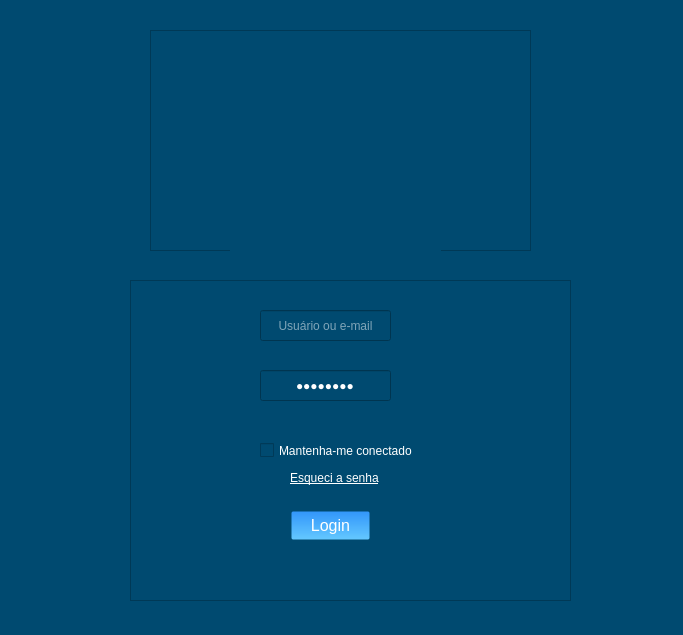
<?xml version="1.0" encoding="UTF-8"?>
<ui version="4.0">
 <class>Login</class>
 <widget class="QWidget" name="Login">
  <property name="geometry">
   <rect>
    <x>0</x>
    <y>0</y>
    <width>683</width>
    <height>635</height>
   </rect>
  </property>
  <property name="cursor">
   <cursorShape>PointingHandCursor</cursorShape>
  </property>
  <property name="windowTitle">
   <string>Form</string>
  </property>
  <property name="styleSheet">
   <string notr="true">background-color: rgb(0,74, 112);</string>
  </property>
  <widget class="QFrame" name="frame">
   <property name="geometry">
    <rect>
     <x>130</x>
     <y>280</y>
     <width>441</width>
     <height>321</height>
    </rect>
   </property>
   <property name="sizePolicy">
    <sizepolicy hsizetype="Expanding" vsizetype="Expanding">
     <horstretch>0</horstretch>
     <verstretch>0</verstretch>
    </sizepolicy>
   </property>
   <property name="frameShape">
    <enum>QFrame::StyledPanel</enum>
   </property>
   <property name="frameShadow">
    <enum>QFrame::Raised</enum>
   </property>
   <widget class="QLineEdit" name="txt_usuario">
    <property name="geometry">
     <rect>
      <x>130</x>
      <y>30</y>
      <width>131</width>
      <height>31</height>
     </rect>
    </property>
    <property name="sizePolicy">
     <sizepolicy hsizetype="Expanding" vsizetype="Expanding">
      <horstretch>0</horstretch>
      <verstretch>0</verstretch>
     </sizepolicy>
    </property>
    <property name="cursor">
     <cursorShape>ArrowCursor</cursorShape>
    </property>
    <property name="styleSheet">
     <string notr="true">color: rgb(255, 255, 255);</string>
    </property>
    <property name="alignment">
     <set>Qt::AlignCenter</set>
    </property>
    <property name="dragEnabled">
     <bool>false</bool>
    </property>
    <property name="readOnly">
     <bool>false</bool>
    </property>
    <property name="placeholderText">
     <string>Usuário ou e-mail</string>
    </property>
    <property name="clearButtonEnabled">
     <bool>false</bool>
    </property>
   </widget>
   <widget class="QLineEdit" name="txt_senha">
    <property name="geometry">
     <rect>
      <x>130</x>
      <y>90</y>
      <width>131</width>
      <height>31</height>
     </rect>
    </property>
    <property name="sizePolicy">
     <sizepolicy hsizetype="Expanding" vsizetype="Expanding">
      <horstretch>0</horstretch>
      <verstretch>0</verstretch>
     </sizepolicy>
    </property>
    <property name="styleSheet">
     <string notr="true">color: rgb(255, 255, 255);</string>
    </property>
    <property name="text">
     <string>asdasdas</string>
    </property>
    <property name="echoMode">
     <enum>QLineEdit::PasswordEchoOnEdit</enum>
    </property>
    <property name="alignment">
     <set>Qt::AlignCenter</set>
    </property>
    <property name="placeholderText">
     <string>Senha</string>
    </property>
   </widget>
   <widget class="QCheckBox" name="btn_manter_conectado">
    <property name="enabled">
     <bool>true</bool>
    </property>
    <property name="geometry">
     <rect>
      <x>130</x>
      <y>150</y>
      <width>161</width>
      <height>41</height>
     </rect>
    </property>
    <property name="sizePolicy">
     <sizepolicy hsizetype="Expanding" vsizetype="Expanding">
      <horstretch>0</horstretch>
      <verstretch>0</verstretch>
     </sizepolicy>
    </property>
    <property name="styleSheet">
     <string notr="true">color: rgb(255, 255, 255);</string>
    </property>
    <property name="text">
     <string>Mantenha-me conectado</string>
    </property>
   </widget>
   <widget class="QPushButton" name="btn_login">
    <property name="geometry">
     <rect>
      <x>160</x>
      <y>230</y>
      <width>81</width>
      <height>31</height>
     </rect>
    </property>
    <property name="sizePolicy">
     <sizepolicy hsizetype="Expanding" vsizetype="Expanding">
      <horstretch>0</horstretch>
      <verstretch>0</verstretch>
     </sizepolicy>
    </property>
    <property name="cursor">
     <cursorShape>PointingHandCursor</cursorShape>
    </property>
    <property name="styleSheet">
     <string notr="true">QPushButton {
    color: rgb(255, 255, 255);
    border-radius: 3px;
    font-size: 16px;
    background: qlineargradient(x1:0, y1:0, x2:0, y2:1, stop:0 rgb(50, 150, 250), stop:1 rgb(100, 200, 255)); /* Gradiente de azul claro para azul mais claro */
    border: 3px solid transparent;
}

QPushButton:hover {
    background: qlineargradient(x1:0, y1:0, x2:0, y2:1, stop:0 rgb(100, 180, 255), stop:1 rgb(150, 220, 255)); /* Gradiente de azul mais claro para azul ainda mais claro */
    color: black;
}
</string>
    </property>
    <property name="text">
     <string>Login</string>
    </property>
    <property name="autoDefault">
     <bool>false</bool>
    </property>
   </widget>
   <widget class="QLabel" name="label_trocar_senha">
    <property name="geometry">
     <rect>
      <x>160</x>
      <y>190</y>
      <width>91</width>
      <height>16</height>
     </rect>
    </property>
    <property name="styleSheet">
     <string notr="true">color: rgb(255, 255, 255);</string>
    </property>
    <property name="text">
     <string>&lt;a href=&quot;trocar_senha&quot; style=&quot;color: white;&quot;&gt;Esqueci a senha&lt;/a&gt;</string>
    </property>
   </widget>
  </widget>
  <widget class="QFrame" name="frame_2">
   <property name="geometry">
    <rect>
     <x>150</x>
     <y>30</y>
     <width>381</width>
     <height>221</height>
    </rect>
   </property>
   <property name="sizePolicy">
    <sizepolicy hsizetype="Expanding" vsizetype="Expanding">
     <horstretch>0</horstretch>
     <verstretch>0</verstretch>
    </sizepolicy>
   </property>
   <property name="frameShape">
    <enum>QFrame::StyledPanel</enum>
   </property>
   <property name="frameShadow">
    <enum>QFrame::Raised</enum>
   </property>
   <widget class="QLabel" name="label">
    <property name="geometry">
     <rect>
      <x>80</x>
      <y>10</y>
      <width>211</width>
      <height>211</height>
     </rect>
    </property>
    <property name="text">
     <string/>
    </property>
    <property name="pixmap">
     <pixmap>../../../Downloads/homem-usuario.png</pixmap>
    </property>
    <property name="scaledContents">
     <bool>true</bool>
    </property>
   </widget>
  </widget>
 </widget>
 <resources/>
 <connections/>
</ui>
